Frame 1 (no input): blank canvas, image omitted
Frame 60 (no input): blank canvas, image omitted
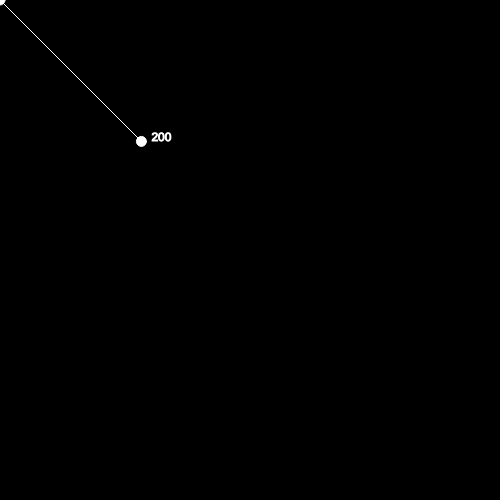
Frame 120 (the mouse pressed at the canvas centre since frame 60)

The p5.js sketch whose frames 1 and 60 were blank and that drew this single picture after the mouse press (run headless with seeded random() and noise() and a simulated clock; from frame 60 on, the mouse is pressed at the canvas centre):

// p5.js sketch
// ── sketch.js
// IMA NYU Shanghai
// The Nature of Code
// MOQN
// Feb 22 2017


let vector;

function setup() {
  createCanvas(500, 500);
  fill(255);
  stroke(255);
}

function draw() {
  background(0);
  vector = createVector(mouseX, mouseY);
  
  vector.setMag(200); //gives a fixed magnitude

  ellipse(0, 0, 10, 10);
  ellipse(vector.x, vector.y, 10, 10);

  let magitude = vector.mag();
  
  // let's visualize the vector!
  line(0, 0, vector.x, vector.y);
  text(round(magitude), vector.x+10, vector.y);
}
